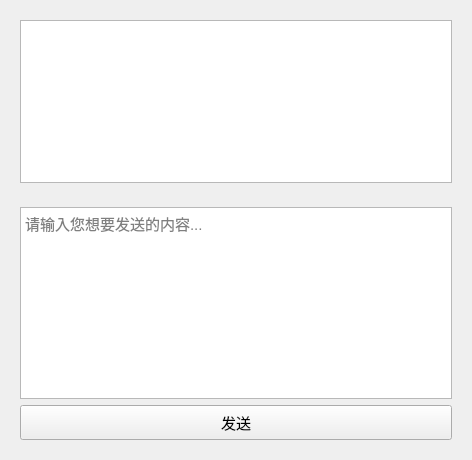
<?xml version="1.0" encoding="UTF-8"?>
<ui version="4.0">
 <class>ContactPage</class>
 <widget class="QWidget" name="ContactPage">
  <property name="geometry">
   <rect>
    <x>0</x>
    <y>0</y>
    <width>472</width>
    <height>460</height>
   </rect>
  </property>
  <property name="windowTitle">
   <string>Form</string>
  </property>
  <layout class="QVBoxLayout" name="verticalLayout">
   <item>
    <widget class="QWidget" name="widget" native="true">
     <property name="sizePolicy">
      <sizepolicy hsizetype="Preferred" vsizetype="Fixed">
       <horstretch>0</horstretch>
       <verstretch>0</verstretch>
      </sizepolicy>
     </property>
     <property name="minimumSize">
      <size>
       <width>0</width>
       <height>60</height>
      </size>
     </property>
     <layout class="QVBoxLayout" name="verticalLayout_3">
      <item>
       <widget class="QTextEdit" name="textEdit_2"/>
      </item>
     </layout>
    </widget>
   </item>
   <item>
    <widget class="QWidget" name="widget_2" native="true">
     <layout class="QVBoxLayout" name="verticalLayout_2">
      <item>
       <widget class="QTextEdit" name="textEdit">
        <property name="sizePolicy">
         <sizepolicy hsizetype="Expanding" vsizetype="Fixed">
          <horstretch>0</horstretch>
          <verstretch>0</verstretch>
         </sizepolicy>
        </property>
        <property name="maximumSize">
         <size>
          <width>16777215</width>
          <height>200</height>
         </size>
        </property>
        <property name="font">
         <font>
          <pointsize>11</pointsize>
         </font>
        </property>
        <property name="placeholderText">
         <string>请输入您想要发送的内容...</string>
        </property>
       </widget>
      </item>
      <item>
       <widget class="QPushButton" name="pushButton">
        <property name="minimumSize">
         <size>
          <width>0</width>
          <height>35</height>
         </size>
        </property>
        <property name="font">
         <font>
          <pointsize>11</pointsize>
         </font>
        </property>
        <property name="text">
         <string>发送</string>
        </property>
       </widget>
      </item>
     </layout>
    </widget>
   </item>
  </layout>
 </widget>
 <resources/>
 <connections/>
</ui>
